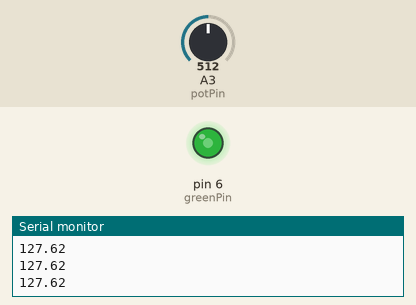
The sketch below on a simulated Arduino Uno, built with avr-gcc and run on an emulated ATmega328P. On the bench: output pins drawn as LEDs (lit = HIGH), the last lines printed to the serial monitor. The inputs (shaded band) are chosen by the test bench; at power-on: A3 (potPin) = 512.

Above: at 1.2 s.
1.3 s: A3 (potPin) set to 716
At 2.1 s:
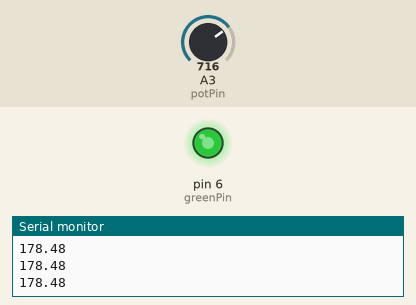
2.8 s: A3 (potPin) set to 900
At 3.1 s:
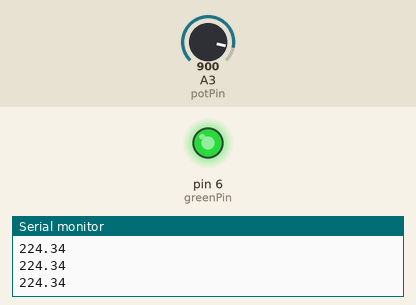
4.3 s: A3 (potPin) set to 122
At 5.4 s:
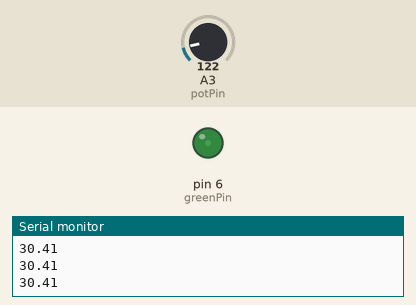
5.8 s: A3 (potPin) set to 0
At 6.4 s:
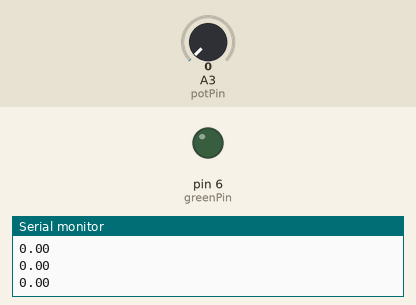
7.3 s: A3 (potPin) set to 511
At 7.8 s:
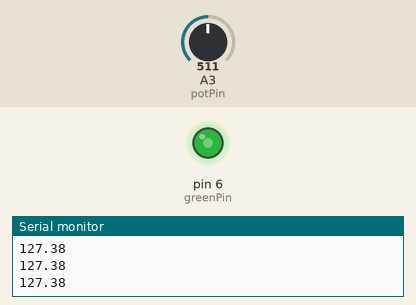
Timing chart, 0 to 9.8 s (numbered marks = the images above; inputs shaded):
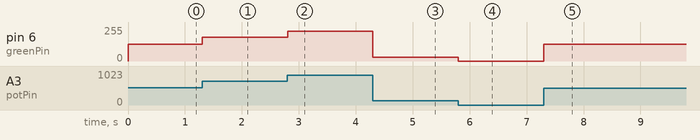

The sketch:

dimmableLED.ino
```cpp
int potPin = A3;
int greenPin = 6;
int potVal;
float LEDVal;

void setup() {
  pinMode(potPin,INPUT);
  pinMode(greenPin, OUTPUT);
  Serial.begin (9600);
}

void loop() {
  potVal = analogRead (potPin);
  LEDVal = 255./1023. * potVal;
  analogWrite (greenPin,LEDVal);
  Serial.println (LEDVal);
}
```

Measured:
- after the input at 1.3 s, pin 6 (greenPin): 127/255 → 178/255 at once
- after the input at 2.8 s, pin 6 (greenPin): 178/255 → 224/255 at once
- after the input at 4.3 s, pin 6 (greenPin): 224/255 → 30/255 at once
- after the input at 5.8 s, pin 6 (greenPin): 30/255 → 0/255 at once
- after the input at 7.3 s, pin 6 (greenPin): 0/255 → 127/255 at once
